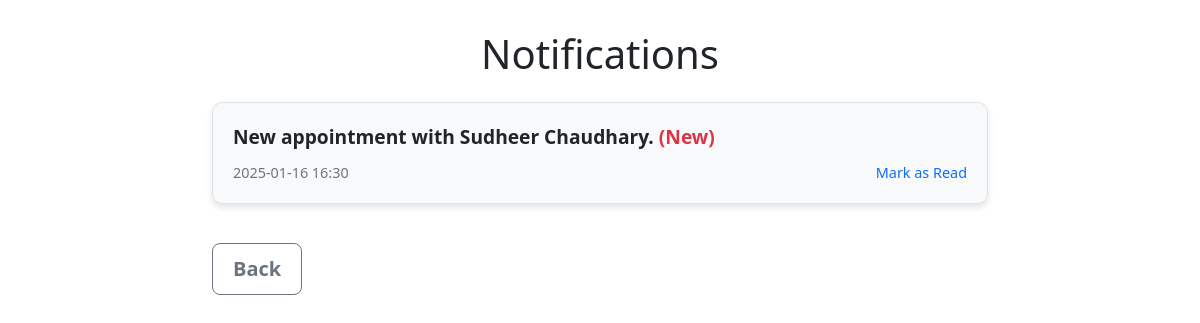
The app's page /notifications (signed in) with its own data.
### model.py (models this page shows)
class Notification(db.Model):
    id = db.Column(db.Integer, primary_key=True)
    doctor_id = db.Column(db.Integer, db.ForeignKey('doctor.id'), nullable=False)
    message = db.Column(db.String(255), nullable=False)
    is_read = db.Column(db.Boolean, default=False)
    created_at = db.Column(db.DateTime, default=datetime.utcnow)

### app.py (the view)
@app.route('/notifications')
def notifications():
    doctor_notifications = Notification.query.filter_by(doctor_id=current_user.id).all()
    return render_template('notifications.html', notifications=doctor_notifications)

### app.py (called while the page is built)
@login_manager.user_loader
def load_user(user_id):
    return User.query.get(int(user_id))

@app.context_processor
def inject_notification_count():
    if current_user.is_authenticated:
        unread_count = Notification.query.filter_by(doctor_id=current_user.id, is_read=False).count()
        return {'unread_count': unread_count}
    return {'unread_count': 0}

### templates/notifications.html (shortened to what this page needs)
<!DOCTYPE html>
<html lang="en">
<head>
    <link href="https://cdn.jsdelivr.net/npm/bootstrap@5.3.0/dist/css/bootstrap.min.css" rel="stylesheet">
</head>
<body>
    <div class="container notification-container">
        <h1 class="text-center mb-4">Notifications</h1>
        {% if notifications %}
        {% for notification in notifications %}
        <div class="notification-box">
            <div class="notification-header">
                {{ notification.message }}
                {% if not notification.is_read %}
                <span class="notification-new">(New)</span>
                {% endif %}
            </div>
            <div class="d-flex justify-content-between">
                <span class="notification-time">
                    {{ notification.created_at.strftime('%Y-%m-%d %H:%M') }}
                </span>
                {% if not notification.is_read %}
                <a href="{{ url_for('mark_as_read', notification_id=notification.id) }}" class="mark-as-read">
                    Mark as Read
                </a>
                {% endif %}
            </div>
        </div>
        {% endfor %}
        {% else %}
        <p class="text-center text-muted">No notifications available.</p>
        {% endif %}
        <button class="btn btn-outline-secondary mt-4 fw-bold fs-5" style="border-radius: 8px; padding: 10px 20px;">
            <a href="{{ url_for('doctor') }}" style="text-decoration: none; color: inherit;">Back</a>
        </button>
    </div>
</body>
</html>

### templates/notifications.html (style rules this page uses)
.notification-container { max-width: 800px; margin: 30px auto; }
.notification-box { border: 1px solid #dee2e6; border-radius: 10px; background-color: #f8f9fa; padding: 20px; margin-bottom: 15px; box-shadow: 0 4px 6px rgba(0, 0, 0, 0.1); }
.notification-header { font-size: 1.2rem; font-weight: bold; margin-bottom: 10px; }
.notification-time { font-size: 0.9rem; color: #6c757d; }
.notification-new { color: #dc3545; font-weight: bold; }
.mark-as-read { font-size: 0.9rem; color: #0d6efd; text-decoration: none; }

### records on screen
Notification: message "New appointment with Sudheer Chaudhary.", is_read "(New)", created_at "2025-01-16 16:30"
